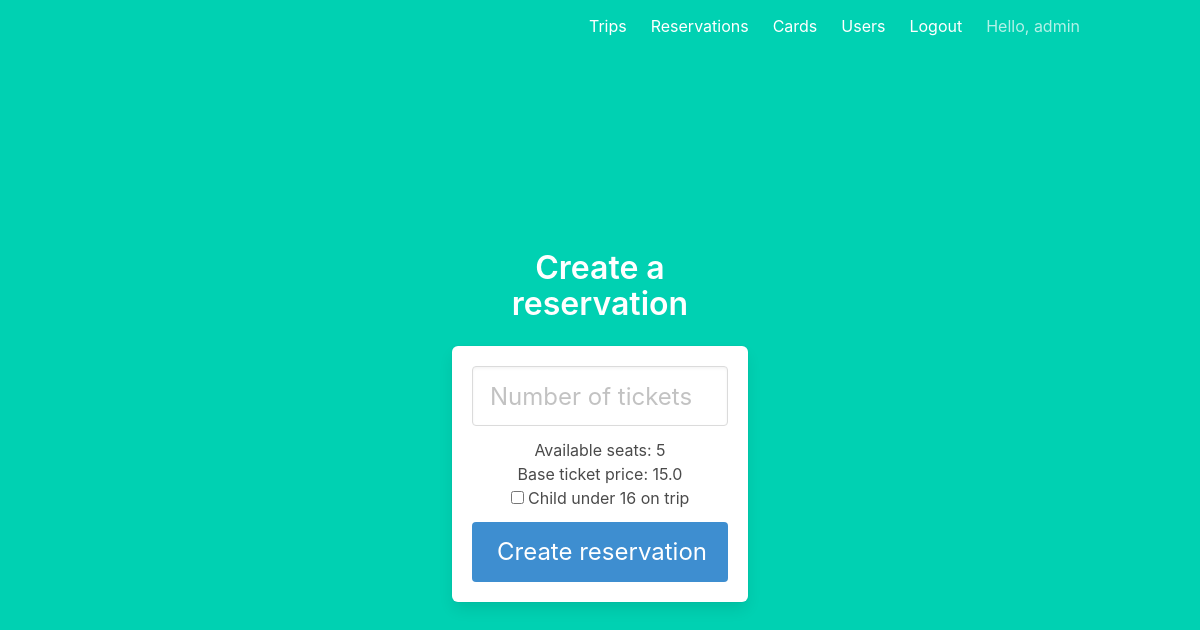
The page /trips/4/reserve (signed in) on the database as committed earlier.
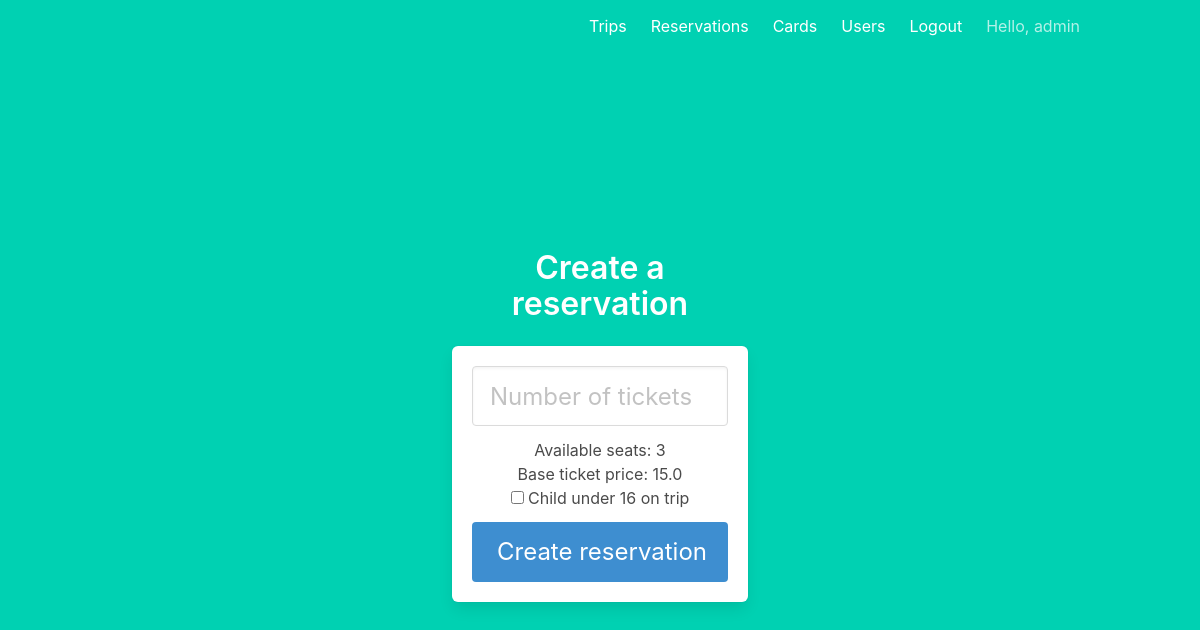
The same page on the database as committed later.
### models/trip.py (models this page shows, shortened)
class Trip(db.Model):
    __tablename__ = "trip"
    id = db.Column(db.Integer, primary_key=True)
    departure_datetime = db.Column(db.DateTime, nullable=False)
    arrival_datetime = db.Column(db.DateTime, nullable=False)
    departure_city = db.Column(db.String(100), nullable=False)
    arrival_city = db.Column(db.String(100), nullable=False)
    two_way_trip = db.Column(db.Boolean, nullable=False, default=False)
    available_seats = db.Column(db.Integer, nullable=False)
    base_ticket_price = db.Column(db.Float, nullable=False)
    reservations = db.relationship("Reservation", backref="trip", lazy=True)

### reservations.py (the view)
@reservations.route("/trips/<int:trip_id>/reserve")
@login_required
def create(trip_id):
    trip = Trip.query.filter_by(id=trip_id).first()
    if not trip:
        flash(f"Trip with id {id} doesn't exist!", category="error")
        return redirect(url_for("trips.list"))
    return render_template("/reservations/create.html", trip=trip)

### templates/reservations/create.html (shortened to what this page needs)
{% extends "base.html" %}
{% block content %}
<div class="column is-4 is-offset-4">
    <h3 class="title">Create a reservation</h3>
    <div class="box">
        <form method="POST" action="/trips/{{trip.id}}/reserve">
            <div class="field">
                <div class="control">
                    <input class="input is-large" type="number" name="ticket_numbers" placeholder="Number of tickets"
                        autofocus="">
                </div>
            </div>
            <p>Available seats: {{trip.available_seats}}</p>
            <p>Base ticket price: {{trip.base_ticket_price}}</p>
            <div class="field">
                <label class="checkbox">
                    <input type="checkbox" name="has_child">
                    Child under 16 on trip
                </label>
            </div>
            <button class="button is-block is-info is-large is-fullwidth">Create reservation</button>
        </form>
    </div>
</div>
{% endblock %}

Rows that differ between the two databases and show on the page:
changed Trip: available_seats "5" → "3"
